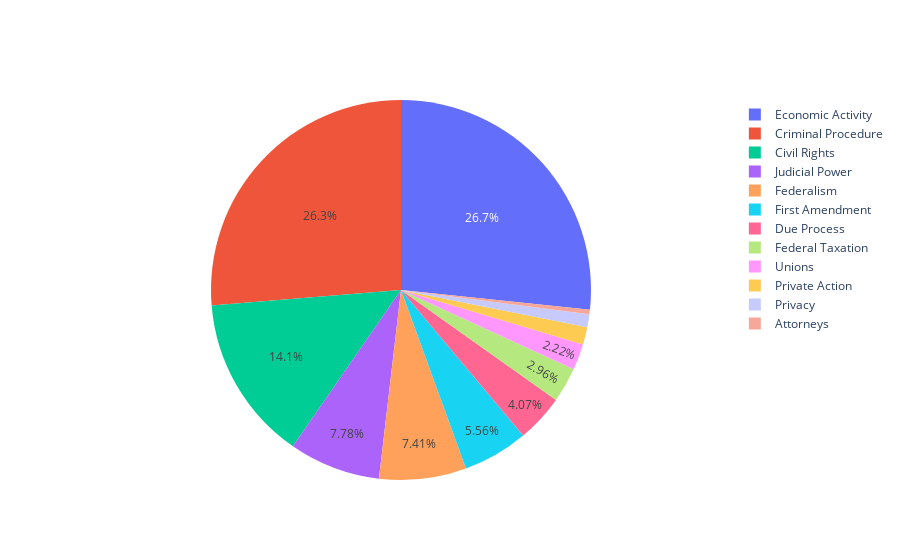

This figure's notebook cell:
### Code cell
precdent_df = pd.read_csv("Precdent_Alteration.csv", index_col=0)

del precdent_df["No Data"]

del precdent_df["Interstate Relations"]

del precdent_df["Miscellaneous"]

precdent_df_sum = precdent_df.sum()

labels = ['Criminal Procedure', 'Civil Rights', 'First Amendment', 'Due Process',
       'Privacy', 'Attorneys', 'Unions', 'Economic Activity', 'Judicial Power',
       'Federalism', 'Federal Taxation', 'Private Action']

vaules = [71, 38, 15, 11, 3, 1, 6, 72, 21, 20, 8, 4]

fig = go.Figure(data=[go.Pie(labels=labels, values=vaules)])
fig.update_traces(textposition='inside')
fig.update_layout(uniformtext_minsize=12, uniformtext_mode='hide')
fig.show()

precdent_df_sum.index

### Figure 1 — Plotly figure (JSON) as saved in the notebook; plotly's stock layout.template omitted (floating-point values rounded to 4 significant figures)
{"data": [{"labels": ["Criminal Procedure", "Civil Rights", "First Amendment", "Due Process", "Privacy", "Attorneys", "Unions", "Economic Activity", "Judicial Power", "Federalism", "Federal Taxation", "Private Action"], "textposition": "inside", "type": "pie", "values": [71, 38, 15, 11, 3, 1, 6, 72, 21, 20, 8, 4]}], "layout": {"uniformtext": {"minsize": 12, "mode": "hide"}}}
